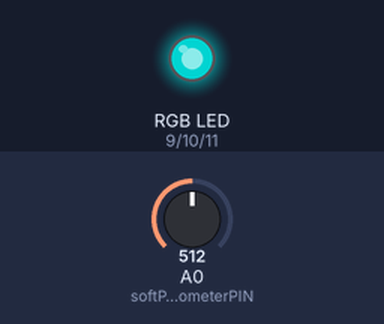
This sketch was run on a simulated Arduino Uno, built with avr-gcc and run on an emulated ATmega328P. Parts: an RGB LED mixed from three pins (HIGH = lit). The inputs (shaded band) are chosen by the test bench; at power-on: A0 (softPotentiometerPIN) = 512. Dim RGB values are drawn brighter than linear.

Above: at 1.2 s.
1.3 s: A0 (softPotentiometerPIN) set to 716
At 1.9 s:
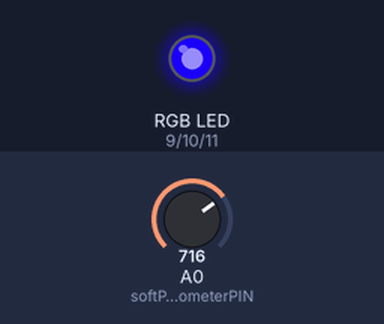
2.8 s: A0 (softPotentiometerPIN) set to 900
At 4.0 s:
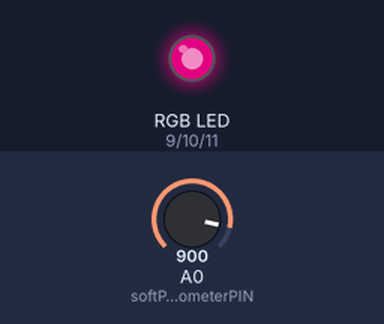
4.3 s: A0 (softPotentiometerPIN) set to 1023
At 5.4 s:
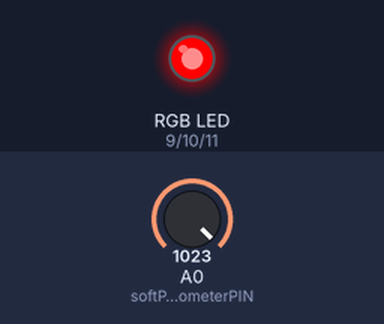
5.8 s: A0 (softPotentiometerPIN) set to 306
At 6.6 s:
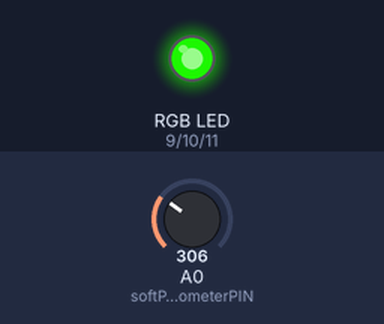
7.3 s: A0 (softPotentiometerPIN) set to 122
At 7.7 s:
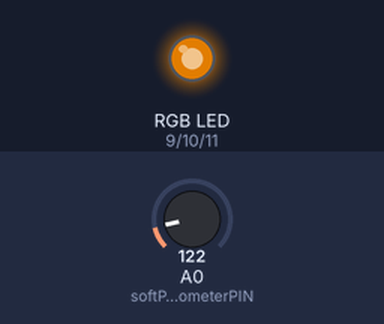
8.8 s: A0 (softPotentiometerPIN) set to 0
At 10.0 s:
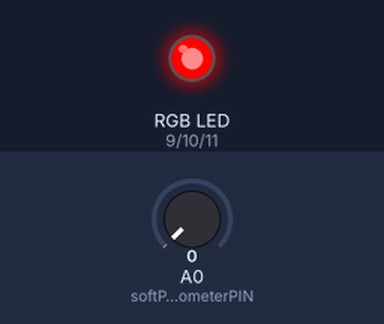
Timing chart, 0 to 11.3 s (numbered marks = the images above; inputs shaded):
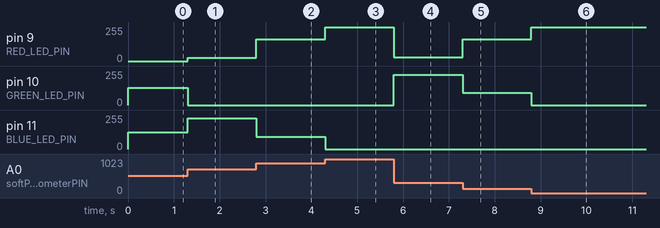

Measured:
- after the input at 1.3 s, pin 9 (RED_LED_PIN): 0/255 → 25/255 at once; pin 10 (GREEN_LED_PIN): 128/255 → 0/255 at once; pin 11 (BLUE_LED_PIN): 127/255 → 230/255 at once
- after the input at 2.8 s, pin 9 (RED_LED_PIN): 25/255 → 163/255 at once; pin 11 (BLUE_LED_PIN): 230/255 → 92/255 at once
- after the input at 4.3 s, pin 9 (RED_LED_PIN): 163/255 → 255/255 at once; pin 11 (BLUE_LED_PIN): 92/255 → 0/255 at once
- after the input at 5.8 s, pin 9 (RED_LED_PIN): 255/255 → 27/255 at once; pin 10 (GREEN_LED_PIN): 0/255 → 228/255 at once
- after the input at 7.3 s, pin 9 (RED_LED_PIN): 27/255 → 164/255 at once; pin 10 (GREEN_LED_PIN): 228/255 → 91/255 at once
- after the input at 8.8 s, pin 9 (RED_LED_PIN): 164/255 → 255/255 at once; pin 10 (GREEN_LED_PIN): 91/255 → 0/255 at once

The sketch:

Lab8.ino
```cpp
//Control the RGB LED with a Soft Potentiometer

int RED_LED_PIN = 9;    // Red LED Pin
int GREEN_LED_PIN = 10; // Green LED Pin
int BLUE_LED_PIN = 11;  // Blue LED Pin

int softPotentiometerPIN = 0;

int redValue, greenValue, blueValue;

void setup()
{
  Serial.begin(57600);
}

void loop()
{
  int softPotentiometerValue;

  softPotentiometerValue = analogRead(softPotentiometerPIN);

  setRGB(softPotentiometerValue);
}

void setRGB(int RGBposition)
{
  redValue = constrain(map(RGBposition, 0, 341, 255, 0), 0, 255)
             + constrain(map(RGBposition, 682, 1023, 0,255), 0, 255);

  greenValue = constrain(map(RGBposition, 0, 341, 0, 255), 0, 255)
             - constrain(map(RGBposition, 341, 682, 0,255), 0, 255);

  blueValue = constrain(map(RGBposition, 341, 682, 0, 255), 0, 255)
            - constrain(map(RGBposition, 682, 1023, 0, 255), 0, 255);

  analogWrite(RED_LED_PIN, redValue);
  analogWrite(GREEN_LED_PIN, greenValue);
  analogWrite(BLUE_LED_PIN, blueValue);
}
```
